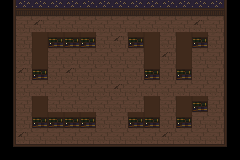

A level layout from a 2D game, rendered from its tile map. Below: a short description, then the map file with tile-grid data replaced by summaries:
An orthogonal 15x10 tile map with 16x16 px tiles, 3 tile layers (background, walls, static_objects) and 24 objects.

<map version="1.0" orientation="orthogonal" renderorder="right-down" width="15" height="10" tilewidth="16" tileheight="16" nextobjectid="31">
 <tileset firstgid="1" name="tiles" tilewidth="16" tileheight="16" tilecount="18" columns="9">
  <image source="tiles.png" width="144" height="32" />
 </tileset>
 <layer name="background" width="15" height="10">
  <data>[150 cells, 104 non-empty, 2 distinct tile ids]</data>
 </layer>
 <layer name="walls" width="15" height="10">
  <data>[150 cells, 71 non-empty, 8 distinct tile ids]</data>
 </layer>
 <layer name="static_objects" width="15" height="10">
  <data>[150 cells, 0 non-empty, 0 distinct tile ids]</data>
 </layer>
 <objectgroup name="walls">
  <object id="1" x="32" y="32" width="16" height="48" />
  <object id="2" x="48" y="32" width="48" height="16" />
  <object id="4" x="128" y="32" width="32" height="16" />
  <object id="5" x="144" y="48" width="16" height="32" />
  <object id="7" x="176" y="32" width="32" height="16" />
  <object id="9" x="176" y="48" width="16" height="32" />
  <object id="10" x="176" y="96" width="32" height="16" />
  <object id="11" x="176" y="112" width="16" height="16" />
  <object id="12" x="144" y="96" width="16" height="32" />
  <object id="13" x="128" y="112" width="16" height="16" />
  <object id="14" x="32" y="96" width="16" height="32" />
  <object id="15" x="48" y="112" width="48" height="16" />
  <object id="16" x="0" y="0" width="240" height="16" />
  <object id="17" x="224" y="16" width="16" height="144" />
  <object id="18" x="16" y="144" width="208" height="16" />
  <object id="19" x="0" y="16" width="16" height="144" />
 </objectgroup>
 <objectgroup name="static_objects" />
 <objectgroup name="actors">
  <object id="21" x="16" y="80" width="16" height="16" />
 </objectgroup>
 <objectgroup name="enemies">
  <object id="22" x="208" y="80" width="16" height="16" />
 </objectgroup>
 <objectgroup name="lights">
  <object id="23" x="48" y="48" width="16" height="16" />
  <object id="24" x="48" y="96" width="16" height="16" />
  <object id="25" x="128" y="96" width="16" height="16" />
  <object id="26" x="128" y="48" width="16" height="16" />
  <object id="27" x="192" y="48" width="16" height="16" />
  <object id="28" x="192" y="112" width="16" height="16" />
 </objectgroup>
</map>
